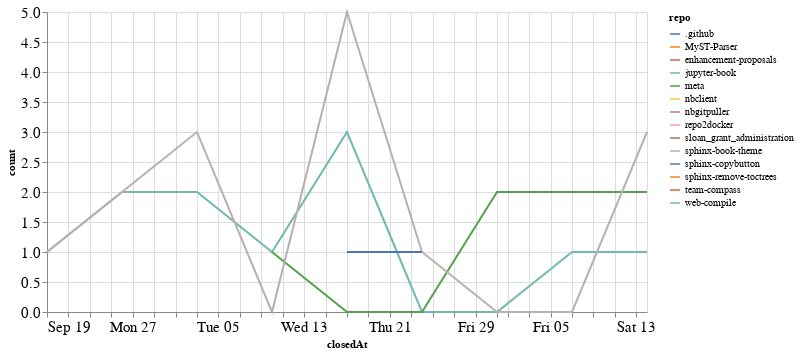

The notebook cell this image was saved under:
### Code cell
closed_by_time = closed_by.groupby('repo').resample('W', on='closedAt').count()['author'].reset_index()
closed_by_time = closed_by_time.rename(columns={'author': 'count'})

alt.Chart(closed_by_time, width=600).mark_line().encode(
    x='closedAt',
    y='count',
    color='repo',
    tooltip="repo"
)

### Figure 1 — Vega-Lite specification as saved in the notebook (floating-point values rounded to 4 significant figures)
{"config": {"axisLeft": {"labelFontSize": 15}, "axisBottom": {"labelFontSize": 15}}, "data": {"name": "data-5efb44af65920899f8979e2ee53c43f8"}, "mark": "line", "encoding": {"color": {"type": "nominal", "field": "repo"}, "tooltip": {"type": "nominal", "field": "repo"}, "x": {"type": "temporal", "field": "closedAt"}, "y": {"type": "quantitative", "field": "count"}}, "width": 600, "$schema": "https://vega.github.io/schema/vega-lite/v4.8.1.json", "datasets": {"data-5efb44af65920899f8979e2ee53c43f8": [{"repo": ".github", "closedAt": "2021-11-14T00:00:00", "count": 1}, {"repo": "MyST-Parser", "closedAt": "2021-09-26T00:00:00", "count": 1}, {"repo": "enhancement-proposals", "closedAt": "2021-10-10T00:00:00", "count": 1}, {"repo": "jupyter-book", "closedAt": "2021-09-19T00:00:00", "count": 1}, {"repo": "jupyter-book", "closedAt": "2021-09-26T00:00:00", "count": 2}, {"repo": "jupyter-book", "closedAt": "2021-10-03T00:00:00", "count": 2}, {"repo": "jupyter-book", "closedAt": "2021-10-10T00:00:00", "count": 1}, {"repo": "jupyter-book", "closedAt": "2021-10-17T00:00:00", "count": 3}, {"repo": "jupyter-book", "closedAt": "2021-10-24T00:00:00", "count": 0}, {"repo": "jupyter-book", "closedAt": "2021-10-31T00:00:00", "count": 0}, {"repo": "jupyter-book", "closedAt": "2021-11-07T00:00:00", "count": 1}, {"repo": "jupyter-book", "closedAt": "2021-11-14T00:00:00", "count": 1}, {"repo": "meta", "closedAt": "2021-10-10T00:00:00", "count": 1}, {"repo": "meta", "closedAt": "2021-10-17T00:00:00", "count": 0}, {"repo": "meta", "closedAt": "2021-10-24T00:00:00", "count": 0}, {"repo": "meta", "closedAt": "2021-10-31T00:00:00", "count": 2}, {"repo": "meta", "closedAt": "2021-11-07T00:00:00", "count": 2}, {"repo": "meta", "closedAt": "2021-11-14T00:00:00", "count": 2}, {"repo": "nbclient", "closedAt": "2021-09-19T00:00:00", "count": 1}, {"repo": "nbgitpuller", "closedAt": "2021-11-07T00:00:00", "count": 1}, {"repo": "repo2docker", "closedAt": "2021-09-19T00:00:00", "count": 1}, {"repo": "sloan_grant_administration", "closedAt": "2021-10-10T00:00:00", "count": 1}, {"repo": "sphinx-book-theme", "closedAt": "2021-09-19T00:00:00", "count": 1}, {"repo": "sphinx-book-theme", "closedAt": "2021-09-26T00:00:00", "count": 2}, {"repo": "sphinx-book-theme", "closedAt": "2021-10-03T00:00:00", "count": 3}, {"repo": "sphinx-book-theme", "closedAt": "2021-10-10T00:00:00", "count": 0}, {"repo": "sphinx-book-theme", "closedAt": "2021-10-17T00:00:00", "count": 5}, {"repo": "sphinx-book-theme", "closedAt": "2021-10-24T00:00:00", "count": 1}, {"repo": "sphinx-book-theme", "closedAt": "2021-10-31T00:00:00", "count": 0}, {"repo": "sphinx-book-theme", "closedAt": "2021-11-07T00:00:00", "count": 0}, {"repo": "sphinx-book-theme", "closedAt": "2021-11-14T00:00:00", "count": 3}, {"repo": "sphinx-copybutton", "closedAt": "2021-10-17T00:00:00", "count": 1}, {"repo": "sphinx-copybutton", "closedAt": "2021-10-24T00:00:00", "count": 1}, {"repo": "sphinx-remove-toctrees", "closedAt": "2021-10-24T00:00:00", "count": 1}, {"repo": "team-compass", "closedAt": "2021-10-17T00:00:00", "count": 1}, {"repo": "web-compile", "closedAt": "2021-09-26T00:00:00", "count": 1}]}}
